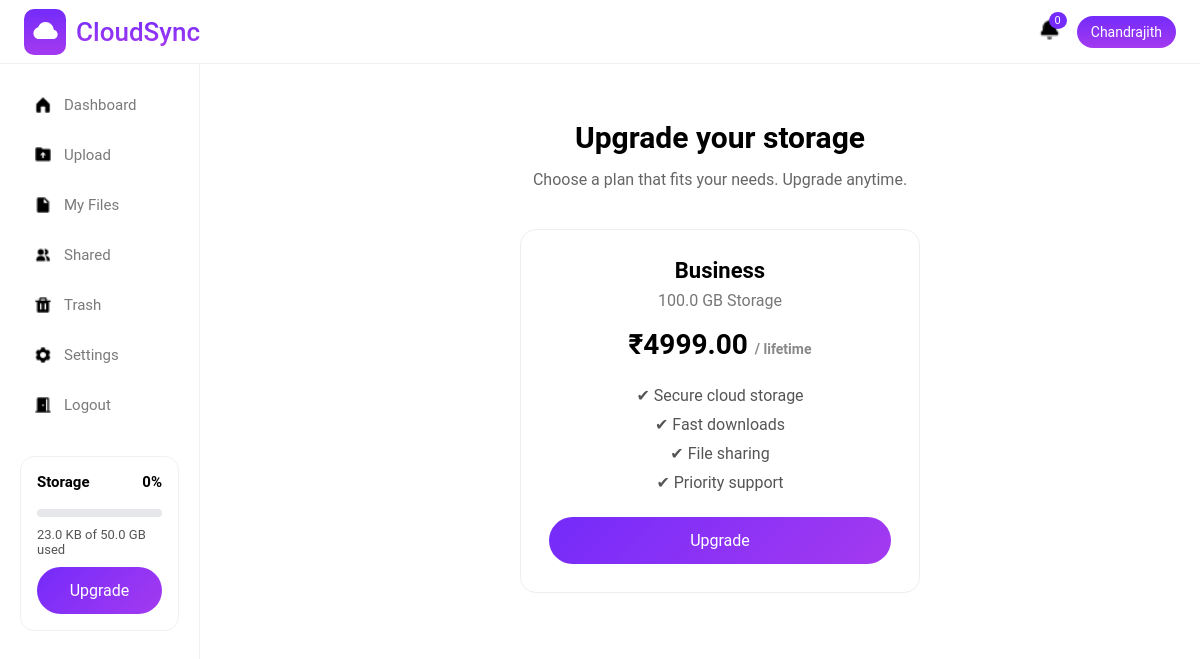
/subscribe/upgrade/ (signed in), run on the app's committed database.
### accounts/models.py (models this page shows)
class User(AbstractUser):
    profile_picture = models.ImageField(null=True, blank=True, upload_to = profile_image_upload_path)
    phone = models.CharField(max_length=10, unique=True, null=True, blank=True)

### subscriptions/models.py (models this page shows, shortened)
class Plan(models.Model):
    name = models.CharField(max_length=50)
    storage_limit = models.BigIntegerField()  # bytes
    price = models.DecimalField(max_digits=8, decimal_places=2)

### subscriptions/views.py (the view)
# urls.py: path("upgrade/", upgrade_page, name="upgrade_page"),
def upgrade_page(request):
    if request.user.is_authenticated:
        subscription = UserSubscription.objects.select_related("plan").get(user=request.user)
        current_plan = subscription.plan
        if current_plan.name.lower() == "free":
            plans = Plan.objects.exclude(name__iexact="free")
        elif current_plan.name.lower() == "pro":
            plans = Plan.objects.filter(name__iexact="business")
        else:
            plans = Plan.objects.none()
        return render(request, "subscriptions/upgrade.html", {
            "plans": plans,
            "current_plan": current_plan
        })
    else:
        next_url = reverse('subscriptions:upgrade_page')
        request.session['next_url'] = next_url
        return redirect('accounts:signin_page')

### storageapp/context_processors.py (called while the page is built)
def storage_info(request):
    if not request.user.is_authenticated:
        return {}
    sub = UserSubscription.objects.select_related("plan").filter(user=request.user).first()
    used = (
        CloudFile.objects
        .filter(user=request.user, is_deleted=False)
        .aggregate(total=Sum("file_size"))["total"] or 0
    )
    limit = sub.plan.storage_limit
    storage_percent = min(
        int((used / limit) * 100) if limit else 0,
        100
    )
    return {
        "storage_used": used,
        "storage_limit": limit,
        "storage_percent": int((used / limit) * 100) if limit else 0,
        "current_plan": sub.plan,
        "storage_percent":storage_percent,
    }

### subscriptions/context_processors.py (called while the page is built)
def subscription_context(request):
    if not request.user.is_authenticated:
        return {}
    subscription = UserSubscription.objects.select_related("plan").get(user=request.user)
    used = CloudFile.objects.filter(
        user=request.user,
        is_deleted=False
    ).aggregate(s=Sum("file_size"))["s"] or 0
    limit = subscription.plan.storage_limit
    percent = min(int((used / limit) * 100), 100) if limit else 0
    return {
        "current_plan": subscription.plan,
        "storage_used": used,
        "storage_limit": limit,
        "storage_percent": percent,
    }

### subscriptions/templates/subscriptions/upgrade.html (shortened to what this page needs)
{% extends 'storageapp/base.html' %}
{% load static %}
{% block style %}
<link rel="stylesheet" href="{% static 'css/upgrade.css' %}">
{% endblock %}
{% block content %}
<div class="upgrade-page">
    <h2 class="upgrade-title">Upgrade your storage</h2>
    <p class="upgrade-subtitle">
        Choose a plan that fits your needs. Upgrade anytime.
    </p>
    <div class="plan-grid">
        {% for plan in plans %}
        <div class="plan-card">
            <h3>{{ plan.name }}</h3>
            <p class="storage">
                {{ plan.storage_limit|filesizeformat }} Storage
            </p>
            <div class="price">
                ₹{{ plan.price }}
                <span>/ lifetime</span>
            </div>
            <ul class="features">
                <li>✔ Secure cloud storage</li>
                <li>✔ Fast downloads</li>
                <li>✔ File sharing</li>
                <li>✔ Priority support</li>
            </ul>
            <button
                class="upgrade-btn"
                onclick="upgradePlan({{ plan.id }})">
                Upgrade
            </button>
        </div>
        {% endfor %}
    </div>
</div>
{% endblock %}

### storageapp/templates/storageapp/base.html (shortened to what this page needs)
{% load static %}
<!DOCTYPE html>
<html lang="en">
<head>
    <link rel="stylesheet" href="{% static 'css/common.css' %}">
    <link rel="stylesheet" href="{% static 'css/base.css' %}">
    {% block style %}
    {% endblock %}
</head>
<body>
<div class="header">
    <div class="logoarea">
        <div class="logoimage">
            <img src="{% static 'images/cloud.png' %}" alt="logoimage">
        </div>
        <div class="logotext">CloudSync</div>
    </div>
    <div class="header-right">
        <div class="notification"><img src="{% static 'images/bell.png' %}" alt="" srcset=""><span>0</span></div>
        <div class="user-pill">{{ request.user.first_name|default:request.user.username }}</div>
    </div>
</div>
<div class="sidebar">
    <a href="{% url 'storageapp:dashboard' %}" class="nav-item {% if request.resolver_match.url_name == 'dashboard' %}active{% endif %}"><img src="{% static 'images/dashboard.png' %}" alt=""> Dashboard</a>
    <a href="{% url 'storageapp:upload_page' %}" class="nav-item {% if request.resolver_match.url_name == 'upload_page' %}active{% endif %}"><img src="{% static 'images/upload.png' %}" alt=""> Upload</a>
    <a href="{% url 'storageapp:myfiles' %}" class="nav-item {% if request.resolver_match.url_name == 'myfiles' %}active{% endif %}"><img src="{% static 'images/myfile.png' %}" alt=""> My Files</a>
    <a href="{% url 'storageapp:shared_files' %}" class="nav-item {% if request.resolver_match.url_name == 'shared_files' %}active{% endif %}"><img src="{% static 'images/share.png' %}" alt=""> Shared</a>
    <a href="{% url 'storageapp:trash' %}" class="nav-item {% if request.resolver_match.url_name == 'trash' %}active{% endif %}"><img src="{% static 'images/trash.png' %}" alt=""> Trash</a>
    <a href="{% url 'storageapp:settings_page' %}" class="nav-item {% if request.resolver_match.url_name == 'settings' %}active{% endif %}"><img src="{% static 'images/settings.png' %}" alt=""> Settings</a>
    <a href="{% url 'accounts:user_logout' %}" class="nav-item"><img src="{% static 'images/logout.png' %}" alt=""> Logout</a>
    <div class="storage-box">
        <div style="display:flex;justify-content:space-between">
            <strong>Storage</strong>
            <strong>{{ storage_percent }}%</strong>
        </div>
        <div class="progressbar">
        </div>
        <p>
            {{ storage_used|filesizeformat }}
            of
            {{ storage_limit|filesizeformat }}
            used
        </p>
        {% if current_plan.name != "Business" %}
            <a href="{% url 'subscriptions:upgrade_page' %}" class="upgrade-btn">
                Upgrade
            </a>
        {% endif %}
    </div>
</div>
<div class="main">
    {% block content %}
    {% endblock %}
</div>
</body>
</html>

### static/css/common.css (style rules this page uses)
* { margin: 0; padding: 0; box-sizing: border-box; font-family: 'Roboto', sans-serif; }
:root { --white:#ffffff; --red:red; --blue:#742BFA; --violet:#A43AF0; --grey:#7A7A7A; --lightgrey:#f1f1f1; --bordergrey:#d0d0d0; --black:#000000; }
body { background: var(--white); color: var(--black); }
html { min-width: 320px; scroll-behavior: smooth; }
a { text-decoration: none; }

### static/css/base.css (style rules this page uses)
.header { height: 64px; background: var(--white); display: flex; align-items: center; justify-content: space-between; padding: 0 24px; border-bottom: 1px solid var(--lightgrey); position: fixed; top: 0; left: 0; right: 0; z-index: 100; }
.logoarea { display: flex; align-items: center; gap: 10px; }
.logoarea .logoimage { background:linear-gradient(to bottom, #742BFA, #A43AF0); padding: 7px; border-radius: 10px; }
.logoarea .logotext { background-image: linear-gradient(to bottom, #742BFA, #A43AF0); background-clip: text; -webkit-background-clip: text; color: transparent; -webkit-text-fill-color: transparent; font-size: clamp(20px, 2.5vw, 26px); font-weight: 550; }
.header-right { display: flex; align-items: center; gap: 16px; }
.header-right img { width: 23px; height: 23px; }
.notification { position: relative; font-size: 18px; cursor: pointer; }
.notification span { position: absolute; top: -6px; right: -6px; background: var(--blue); color: var(--white); font-size: 11px; padding: 2px 6px; border-radius: 50%; }
.user-pill { background: linear-gradient(to bottom, #742BFA, #A43AF0); color: var(--white); padding: 8px 14px; border-radius: 30px; font-size: 14px; cursor: pointer; }
.sidebar { width: 200px; min-width: 180px; background: var(--white); position: fixed; top: 64px; bottom: 0; left: 0; border-right: 1px solid var(--lightgrey); padding: 20px; }
.sidebar img { width: 18px; height: 18px; }
.nav-item { display: flex; align-items: center; gap: 12px; padding: 12px 14px; border-radius: 10px; color: var(--grey); text-decoration: none; margin-bottom: 8px; font-size: 15px; }
.storage-box { margin-top: 30px; border: 1px solid var(--lightgrey); border-radius: 14px; padding: 16px; background: #fff; }
.storage-box strong { font-size: 15px; display: block; margin-bottom: 8px; }
.progressbar { height: 8px; background: #e5e7eb; border-radius: 999px; overflow: hidden; margin: 10px 0; }
.storage-box p { font-size: 13px; color: #555; margin: 6px 0 10px; }
.upgrade-btn { display: block; text-align: center; padding: 10px; border-radius: 10px; background: linear-gradient(to bottom, #742BFA, #A43AF0); color: #fff; text-decoration: none; font-size: 14px; }
.main { margin-left: 240px; padding: 100px 30px 30px; }

### static/css/upgrade.css (style rules this page uses)
.upgrade-page { max-width: 1100px; margin: auto; padding: 20px; }
.upgrade-title { font-size: 30px; font-weight: 600; margin-bottom: 15px; text-align: center; }
.upgrade-subtitle { color: #666; margin-bottom: 40px; text-align: center; }
.plan-grid { display: grid; grid-template-columns: repeat(auto-fit, minmax(260px, 1fr)); gap: 30px; }
.plan-card { background: #fff; border-radius: 16px; padding: 28px; text-align: center; border: 1px solid #eee; position: relative; transition: all 0.3s ease; width: 400px; margin: auto; }
.plan-card h3 { font-size: 22px; margin-bottom: 8px; }
.storage { color: #777; margin-bottom: 18px; }
.price { font-size: 28px; font-weight: 600; margin-bottom: 20px; }
.price span { font-size: 14px; color: #888; }
.features { list-style: none; padding: 0; margin: 25px 0; }
.features li { margin-bottom: 10px; color: #555; }
.upgrade-btn { width: 100%; padding: 14px; border-radius: 30px; border: none; font-size: 16px; cursor: pointer; background: linear-gradient(135deg, #742BFA, #A43AF0); color: white; transition: 0.2s ease; }

### data on the page
User: user.first_name "Chandrajith"
Plan: name "Business", storage_limit|filesizeformat "100.0 GB", price "4999.00"

### other printed values
{{ storage_percent }} "0"
{{ storage_used|filesizeformat }} "23.0 KB"
{{ storage_limit|filesizeformat }} "50.0 GB"
